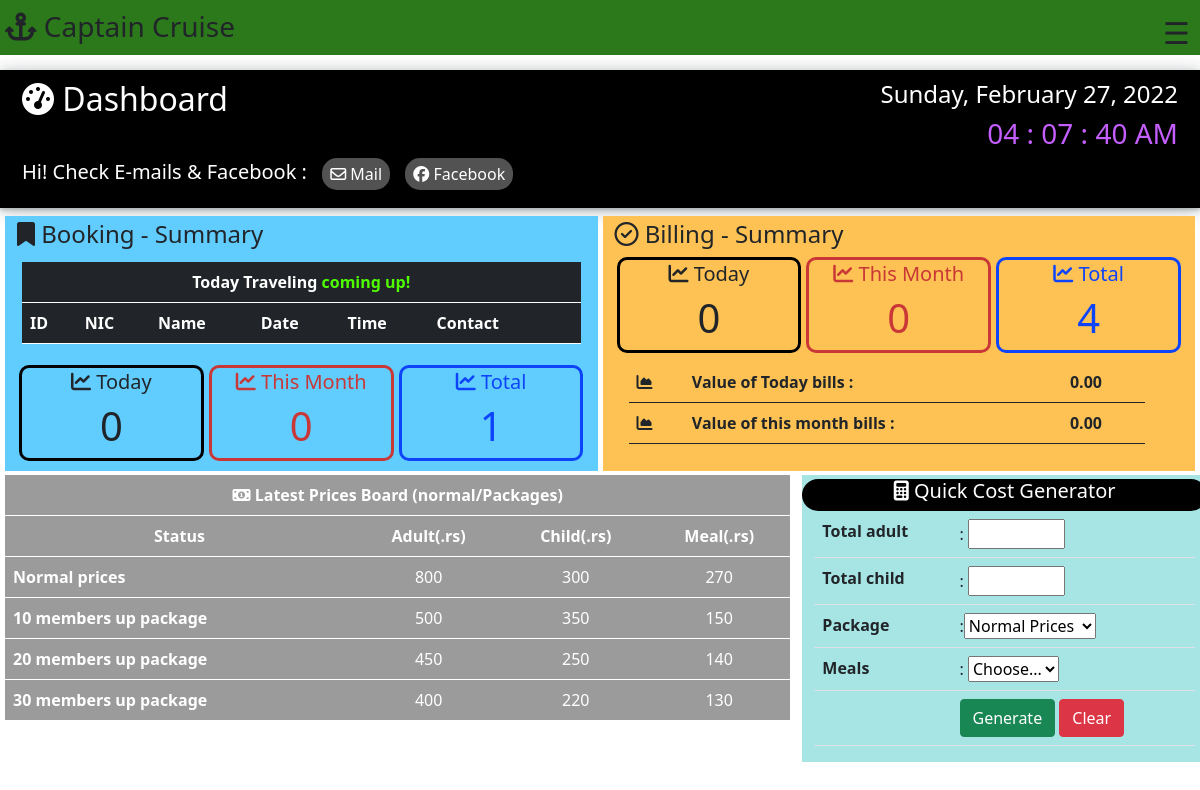
The app's page /main-panel/main-panel.php, older data.
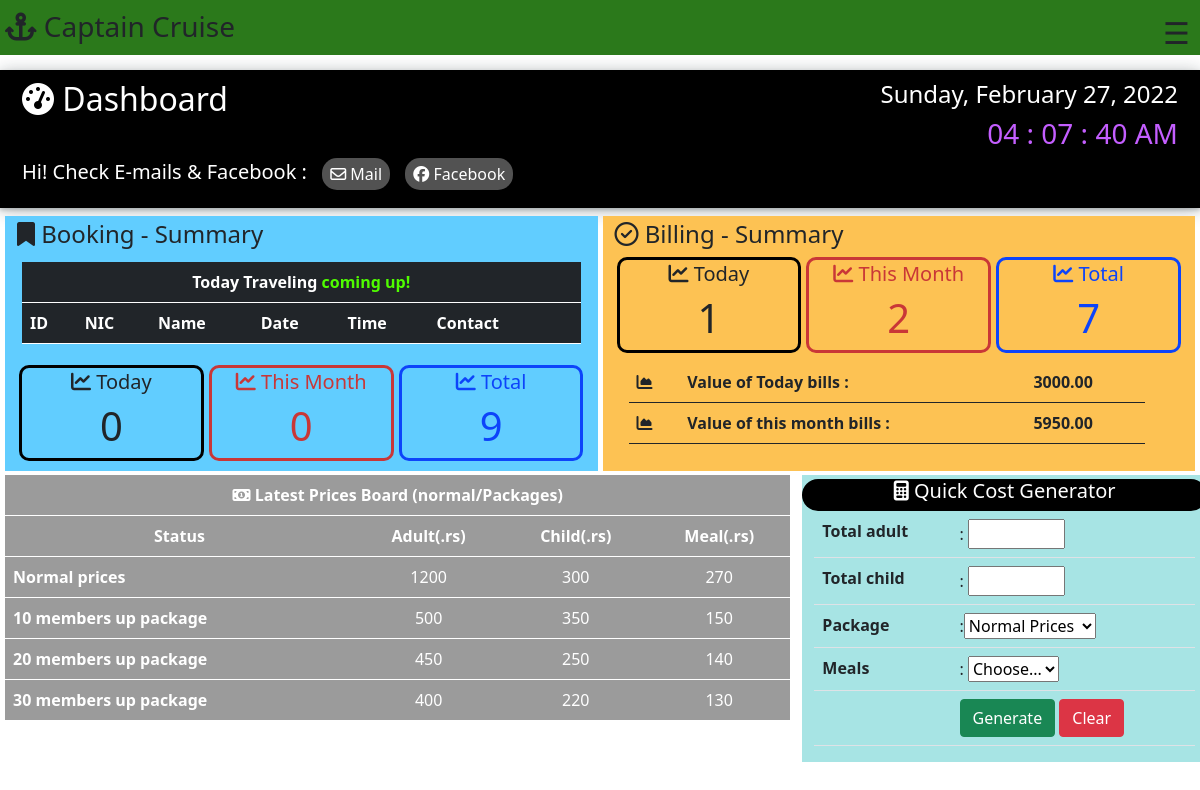
The same page, newer data.
### tables this page shows
CREATE TABLE `prices` (
  `ID` int(11) NOT NULL,
  `Adult` varchar(50) NOT NULL,
  `child` varchar(50) NOT NULL,
  `meal` varchar(50) NOT NULL
);

### main-panel/main-panel.php (the view, shortened to what the changed rows need)
<!DOCTYPE html>
<html lang="en">
<head>
    <link rel="stylesheet" href="./main-panel.css?v=<?php echo time(); ?>">
    <link href="https://cdn.jsdelivr.net/npm/bootstrap@5.1.0/dist/css/bootstrap.min.css" rel="stylesheet">
</head>
<body onload="initClock()">
      <div class="container-fluid">
        <div class="row" id="row2">
          <div class="col-sm" id="row2-col1">
              <h2><i class="fa fa-tachometer" aria-hidden="true"></i> Dashboard</h2>
          </div>
        </div>
        <div class="row pt-2" id="row3">
        <div class="col-sm pt-1" id="booking-data">
        <div class="row" id="data-table-row">
        <div class="table-responsive" id="booking-table">
        <table class="table table-dark" id="booking-data-table">
  <thead>
      <tr>
          <th scope="col" class="text-center" colspan="7">Today Traveling <span id="blink"> coming up!</span></th>
      </tr>
    <tr>
                <th scope="col" >ID</th>
                <th scope="col">NIC</th>
                <th scope="col">Name</th>
                <th scope="col">Date</th>
                <th scope="col">Time</th>
                <th scope="col">Contact</th>
                <th scope="col"></th>
    </tr>
  </thead>
</table>
</div>
</div>
       <div class="row" id="booking-counts">
       <div class="col-sm" id="t-booking">
        <?php
                 $today=date('Y-m-d');
                        $connection = mysqli_connect('localhost', 'root', '', 'captaincruise');
                        $sql = "SELECT * FROM booking where Ontime='$today'";
                        $result = mysqli_query($connection , $sql);
                        $rowcount=mysqli_num_rows($result);
                              echo"<h1>$rowcount</h1>";
                        ?>
       </div>
       <div class="col-sm" id="lm-booking">
       <?php
       $year = date('Y');
       $specialyear=$year % 4;
       if( $specialyear>0){
        $today = date('m');
        $year = date('Y');
        $realtoday = sprintf("%02d", $today);
        switch($realtoday){
            case 02:
                $firstdate = "$year-$realtoday-01";
                $lastdate = "$year-$realtoday-28";
                break;
           }
       }
                        $connection = mysqli_connect('localhost', 'root', '', 'captaincruise');
                        $sql = "SELECT * FROM booking where Ontime BETWEEN '$firstdate' AND '$lastdate' ";
                        $result = mysqli_query($connection , $sql);
                        $rowcount=mysqli_num_rows($result);
                              echo"<h1>$rowcount</h1>";
                        ?>
       </div>
       <div class="col-sm" id="y-booking">
       <h5><i class="fa fa-line-chart" aria-hidden="true"></i> Total</h5>
       <?php
                        $connection = mysqli_connect('localhost', 'root', '', 'captaincruise');
                        $sql = "SELECT * FROM booking ";
                        $result = mysqli_query($connection , $sql);
                        $rowcount=mysqli_num_rows($result);
                              echo"<h1>$rowcount</h1>";
                        ?>
       </div>
       </div>
        </div>
        <div class="col-sm pt-1" id="billing-data">
        <div class="row" id="booking-counts">
<div class="col-sm" id="t-booking">
 <h5><i class="fa fa-line-chart" aria-hidden="true"></i> Today</h5>
 <?php
                 $today=date('Y-m-d');
                        $connection = mysqli_connect('localhost', 'root', '', 'captaincruise');
                        $sql = "SELECT * FROM bills where Ontime='$today'";
                        $result = mysqli_query($connection , $sql);
                        $rowcount=mysqli_num_rows($result);
                              echo"<h1>$rowcount</h1>";
                        ?>
       </div>
       <div class="col-sm" id="lm-booking">
       <h5><i class="fa fa-line-chart" aria-hidden="true"></i> This Month</h5>
       <?php
       $year = date('Y');
       $specialyear=$year % 4;
       if( $specialyear>0){
        $today = date('m');
        $year = date('Y');
        $realtoday = sprintf("%02d", $today);
        switch($realtoday){
            case 02:
                $firstdate = "$year-$realtoday-01";
                $lastdate = "$year-$realtoday-28";
                break;
           }
       }
                        $connection = mysqli_connect('localhost', 'root', '', 'captaincruise');
                        $sql = "SELECT * FROM bills where Ontime BETWEEN '$firstdate' AND '$lastdate' ";
                        $result = mysqli_query($connection , $sql);
                        $rowcount=mysqli_num_rows($result);
                              echo"<h1>$rowcount</h1>";
                        ?>
       </div>
       <div class="col-sm" id="y-booking">
       <h5><i class="fa fa-line-chart" aria-hidden="true"></i> Total</h5>
       <?php
                        $connection = mysqli_connect('localhost', 'root', '', 'captaincruise');
                        $sql = "SELECT * FROM bills ";
                        $result = mysqli_query($connection , $sql);
                        $rowcount=mysqli_num_rows($result);
                              echo"<h1>$rowcount</h1>";
                        ?>
       </div>
       <div class="row mt-1">
           <div class="table-responsive">
               <table class="table" id="value-table">
               <tr>
                   <th><i class="fa fa-area-chart" aria-hidden="true"></i></th>
                   <th>Value of Today bills :</th>
                   <?php
                 $Total = 0;
                 $today=date('Y-m-d');
                        $connection = mysqli_connect('localhost', 'root', '', 'captaincruise');
                        $sql = "SELECT * FROM bills where Ontime='$today' ";
                        $result = mysqli_query($connection , $sql);
                        while($row = mysqli_fetch_array($result)){
                         $value = $row['Total_cost'];
                         $Total = $Total + $value;
                        };
                   echo"<th>$Total.00</th>";
                   ?>
               </tr>
               <tr>
                   <th><i class="fa fa-area-chart" aria-hidden="true"></i></th>
                   <th>Value of this month bills :</th>
                   <?php
$year = date('Y');
$specialyear=$year % 4;
if( $specialyear>0){
 $today = date('m');
 $year = date('Y');
 $realtoday = sprintf("%02d", $today);
 switch($realtoday){
     case 02:
         $firstdate = "$year-$realtoday-01";
         $lastdate = "$year-$realtoday-28";
         break;
    }
}
         $Total=0;
                 $connection = mysqli_connect('localhost', 'root', '', 'captaincruise');
                 $sql = "SELECT * FROM bills where Ontime BETWEEN '$firstdate' AND '$lastdate' ";
                 $result = mysqli_query($connection , $sql);
                 while($row = mysqli_fetch_array($result)){
                    $value = $row['Total_cost'];
                    $Total = $Total + $value;
                   };
              echo"<th>$Total.00</th>";
                   ?>
               </tr>
               </table>
           </div>
       </div>
</div>
</div>
        </div>
        </div>
        <div class="row mt-1" id="prices-summary" >
         <div class="col-sm-8">
             <div class="table-responsive" id="price-table">
             <table class="table" id="price-board">
<tr >
    <th colspan="4"><i class="fa fa-money" aria-hidden="true"></i> Latest Prices Board (normal/Packages)</th>
</tr>
<tr>
    <th>Status</th>
    <th>Adult(.rs)</th>
    <th>Child(.rs)</th>
    <th>Meal(.rs)</th>
</tr>
<tr>
    <th  id="topic-table">Normal prices </th>
    <?php
          $connection = mysqli_connect('localhost', 'root', '', 'captaincruise');
          $sql = "SELECT * FROM prices where id=1 order by ID desc";
          $result = mysqli_query($connection , $sql);
          while($row = mysqli_fetch_array($result)){
   echo" <td>".$row['Adult']."</td>";
   echo"<td >".$row['child']."</td>";
    echo"<td>".$row['meal']."</td>";
  };
  ?>
</tr>
<tr>
    <th id="topic-table">10 members up package </th>
</tr>
<tr>
    <th id="topic-table">20 members up package </th>
</tr>
<tr>
    <th id="topic-table">30 members up package </th>
</tr>
</table>
             </div>
         </div>
         <div class="col-sm-4" id="calculator">
             <div class="row-mt-1">
             <div class="table-responsive">
                 <form>
                 <table class="table">
                 <tr>
                     <th>Total adult</th>
                 </tr>
                 <tr>
                     <th>Total child</th>
                 </tr>
                 <tr>
                     <th>Package</th>
                 </tr>
                 <tr>
                 <th>Meals</th>
                 </tr>
                 </table>
                 </form>
             </div>
             </div>
         </div>
        </div>
</body>
</html>

Row changes from the older to the newer data that the page shows:
changed prices (number 1 of 4 on the later page): Adult "800" → "1200"
Text that changed along with them:
$rowcount: "1" → "9"
$rowcount: "0" → "1"
$rowcount: "0" → "2"
$rowcount: "4" → "7"
$Total: "0" → "3000"
$Total: "0" → "5950"
